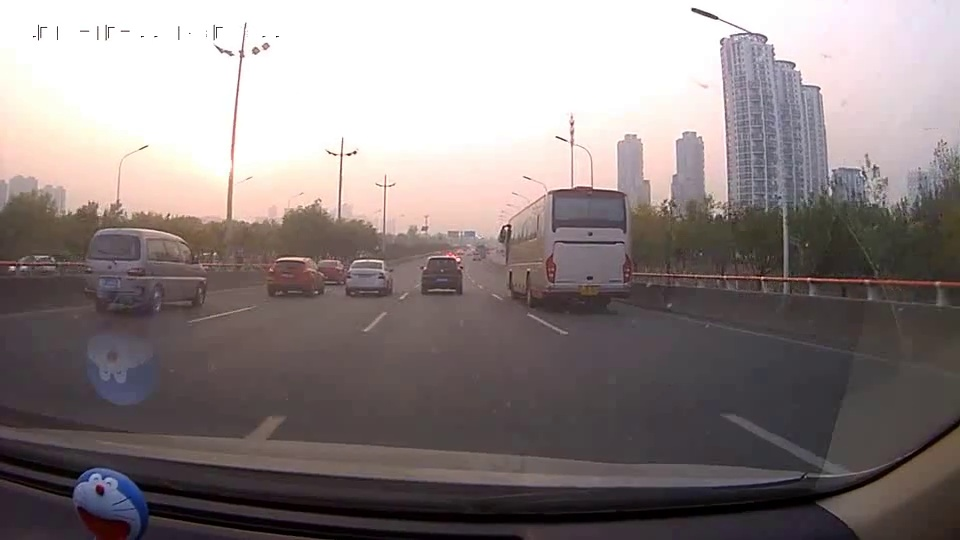
#> input picture task1_车道线检测_图像阈值/cut_imgs/1.jpg, 960 x 540 px
$ python -i thresholds.py   (imports and definitions only)   (older library calls are emulated)
#> lines starting #> are read from the running program, lines starting #| are printed output that depends on the picture
#> further down, picture is the input picture: shape (540, 960, 3); mean B, G, R 129.9, 130.1, 139.8
import numpy as np
import cv2


def mag_thresh(img, sobel_kernel=3, thresh=(0, 255)):
    """
    Returns an array of the same size as the input image of ones where gradients
    were in the threshold range, and zeros everywhere else.
    :param img: input image in BGR format.
    :param sobel_kernel: size of the sobel kernel to apply (must be odd number >= 3).
    :param thresh: threshold (0 to 255) for determining which gradients to include when creating binary output.
    """
#> called with sobel_kernel = 3, thresh = (0, 255)
    # Convert image to grayscale
    gray = cv2.cvtColor(img, cv2.COLOR_BGR2GRAY)
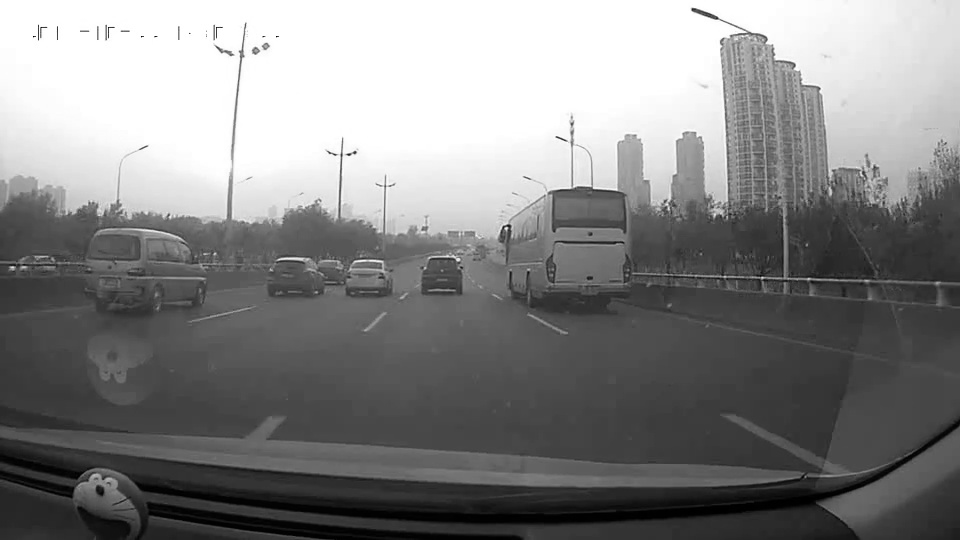
#> gray: shape (540, 960); min 0, max 255, mean 133
    # Take the gradient in x and y separately
    sobelx = cv2.Sobel(gray, cv2.CV_64F, 1, 0, ksize=sobel_kernel)
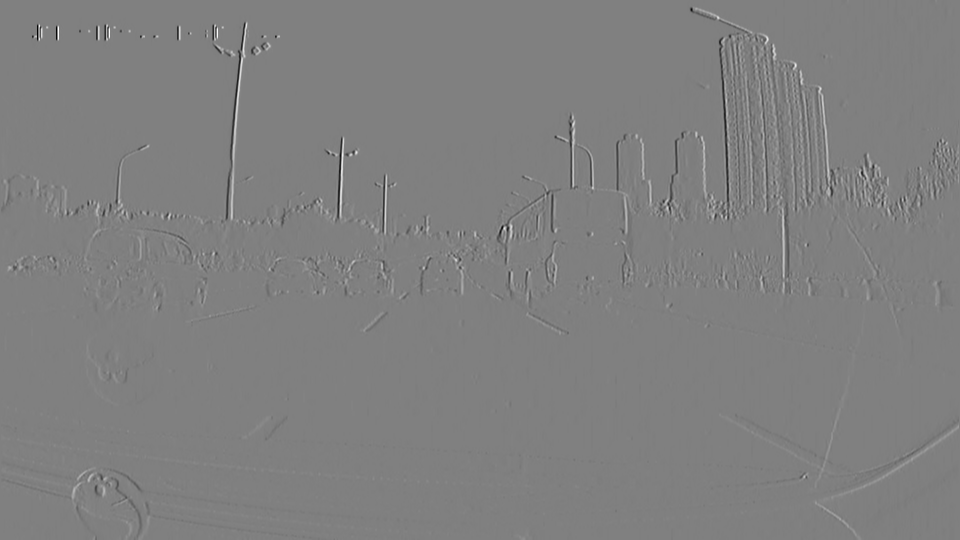
#> sobelx: shape (540, 960) float64; min -798, max 791, mean -0.1; drawn with min black and max white
    sobely = cv2.Sobel(gray, cv2.CV_64F, 0, 1, ksize=sobel_kernel)
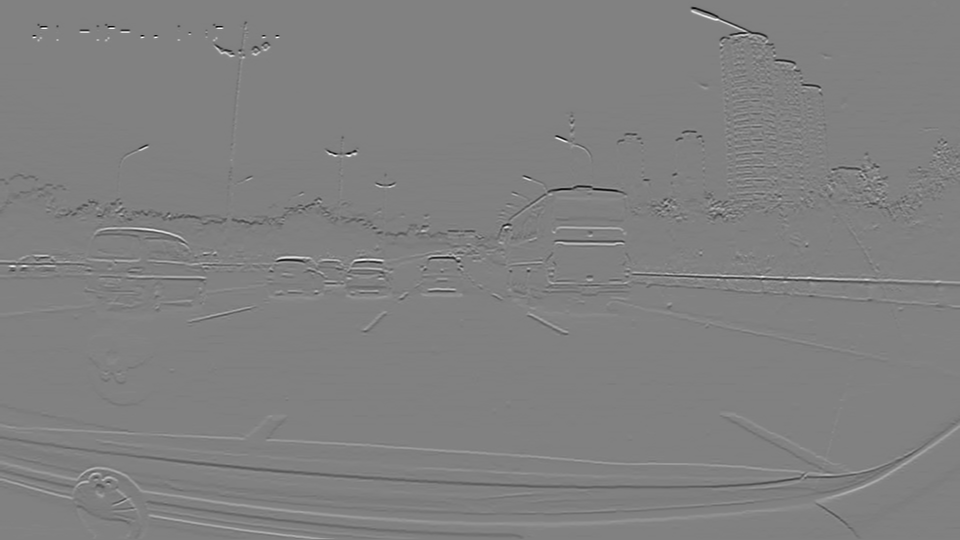
#> sobely: shape (540, 960) float64; min -846, max 823, mean -3.2; drawn with min black and max white
    # Calculate the magnitude of the gradient
    gradmag = np.sqrt(sobelx**2 + sobely**2)
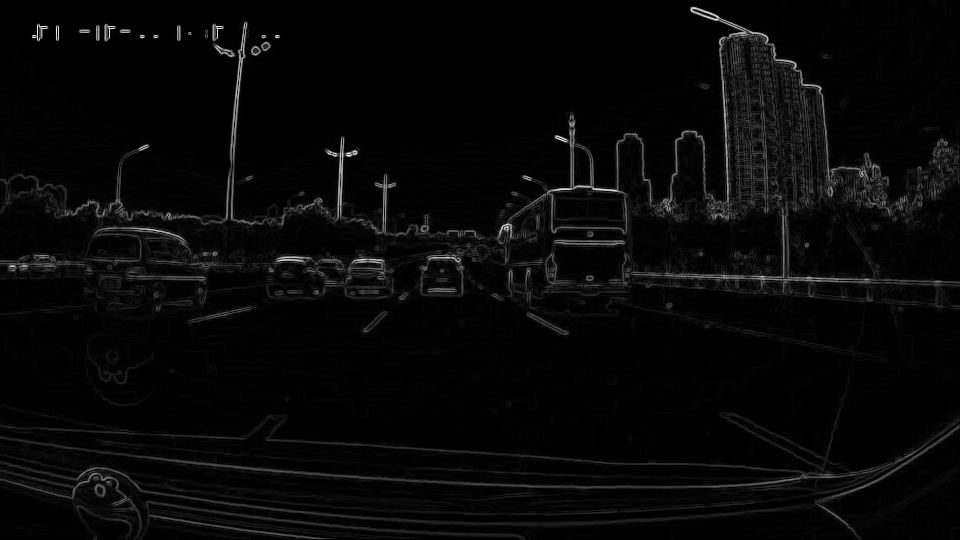
#> gradmag: shape (540, 960) float64; min 0, max 861.3, mean 26; drawn with min black and max white
    # print(gradmag, '\n', np.max(gradmag), np.min(gradmag) )
    # Scale to 8-bit (0-255) then convert to type = np.uint8
    scaled_gradmag = np.uint8(255*gradmag/np.max(gradmag))
    # print(scaled_gradmag, '\n', np.max(scaled_gradmag), np.min(scaled_gradmag))
    # Create a mask of 1's where the scaled gradient magnitude is within the given thresholds
    mag_binary = np.zeros_like(scaled_gradmag)
    mag_binary[(scaled_gradmag >= thresh[0]) & (scaled_gradmag <= thresh[1])] = 1
    # print('mag_binary max and min: ', np.max(mag_binary), np.min(mag_binary))
    # Return binary output image
    return mag_binary


# [56 lines left out: functions dir_thresh, color_thresh, not called in this run]

>>> import cv2
>>> picture = cv2.imread('cut_imgs/1.jpg')
>>> result = mag_thresh(picture)
#> result: shape (540, 960); every value is 1

$ run again, on task1_车道线检测_图像阈值/cut_imgs/2.jpg
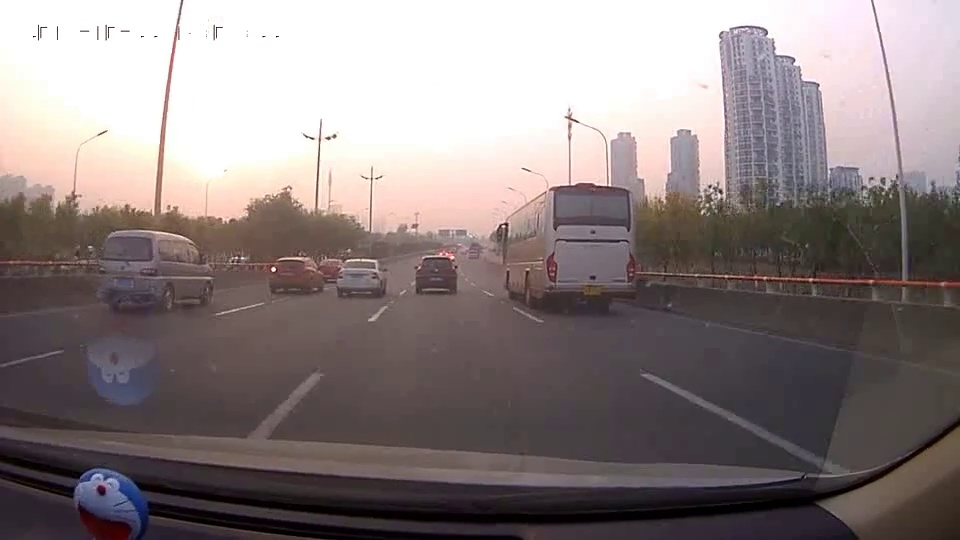
#> input picture task1_车道线检测_图像阈值/cut_imgs/2.jpg, 960 x 540 px
#> picture is the input picture: shape (540, 960, 3); mean B, G, R 128.4, 128.5, 139.2
#> in mag_thresh, `sobely = cv2.Sobel(gray, cv2.CV_64F, 0, 1, ksize=sobel_kernel)`:
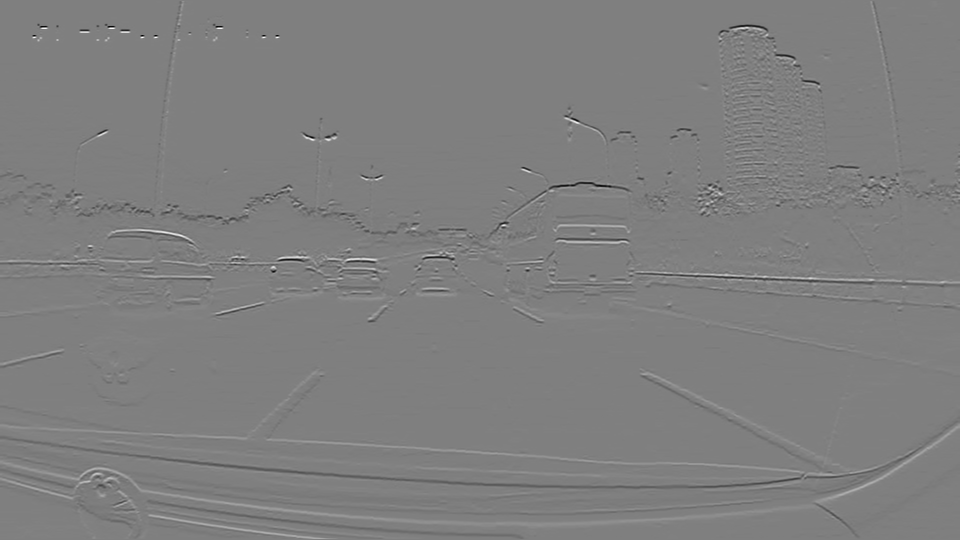
#> sobely: shape (540, 960) float64; min -828, max 823, mean -3.2; drawn with min black and max white
#> in mag_thresh, `gradmag = np.sqrt(sobelx**2 + sobely**2)`:
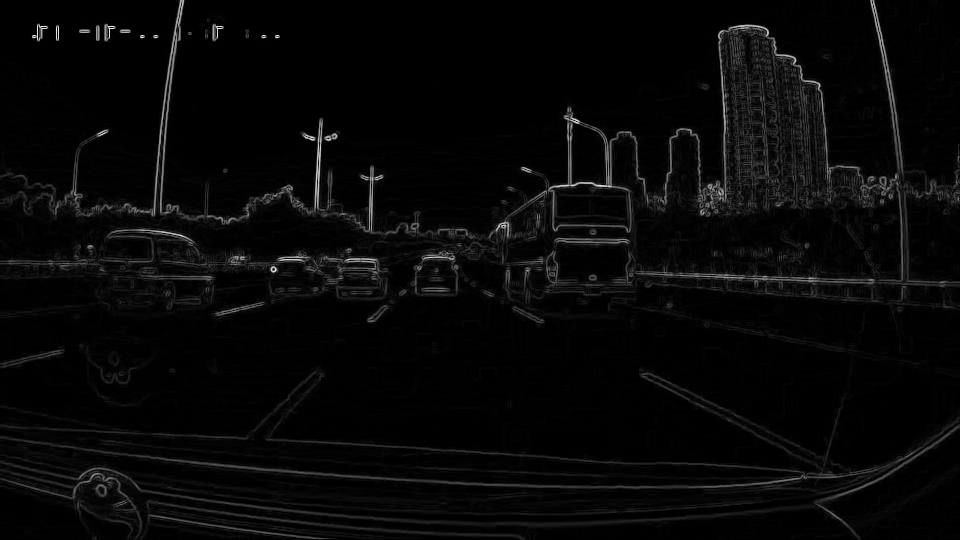
#> gradmag: shape (540, 960) float64; min 0, max 855.8, mean 26.6; drawn with min black and max white
#> result: shape (540, 960); every value is 1
